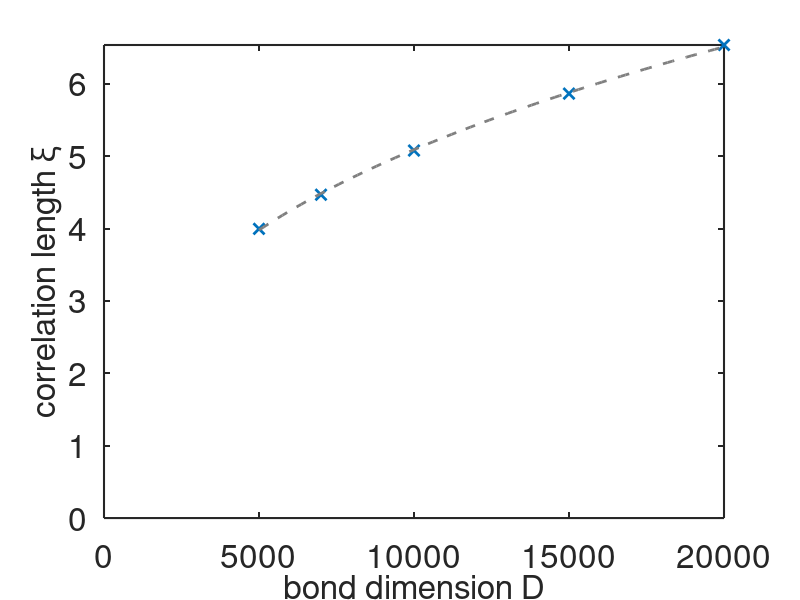

MATLAB code to generate this figure:
xi = [3.996229,4.467529, 5.077337,5.864101,6.535217];
D = [5000,7000,10000,15000,20000];

% Plot the data
plot(D, xi, 'x','MarkerSize',8);
hold on;

% Fit the data with a power-law relationship xi = a * D^alpha
p = polyfit(log(D), log(xi), 1);
alpha = p(1);
a = exp(p(2));

% Generate the fitted line
D_fit = linspace(min(D), max(D), 100);
xi_fit = a * D_fit.^alpha;
disp(['Alpha value: ', num2str(alpha)]);


% Plot the fitted line
plot(D_fit, xi_fit, '--', 'Color', [0.5, 0.5, 0.5]);

% Set the labels and title
set(gca, 'fontsize', 24);
set(gca, 'linewidth', 1.5);
set(get(gca, 'Children'), 'linewidth', 2);
xlabel('bond dimension D');
ylabel('correlation length \xi');
set(get(gca, 'XLabel'), 'FontSize', 24);
set(get(gca, 'YLabel'), 'FontSize', 24);
xlim([0, inf]);
ylim([0, inf]);
